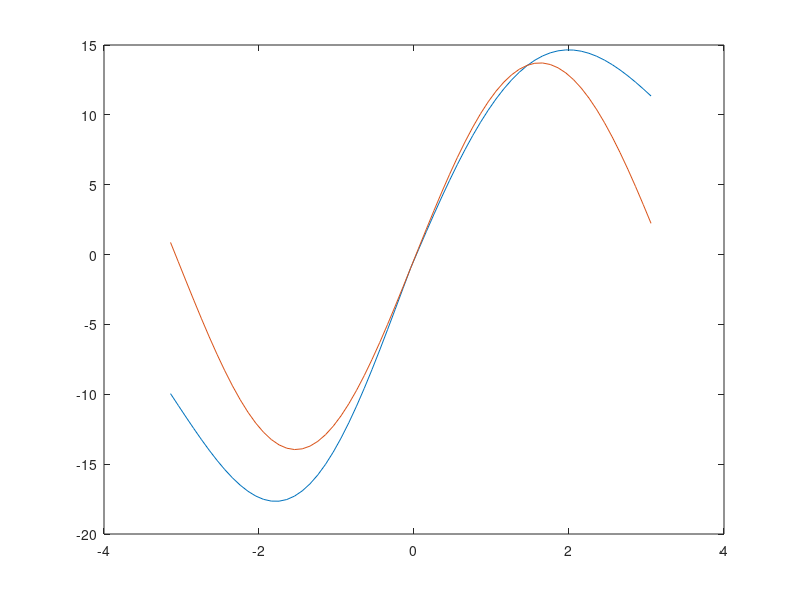

Write the MATLAB code that produced this figure.
range = [-pi pi];
x = range(1):0.1:range(2);
y1 = sin(x) + cos(2. * x);
y2 = exp(-x.^2 / 4);
w = conv(y1, y2, 'same');
plot(x, w)

hold on;
i = 1:1:1024;
f1 = fft(y1);
f2 = fft(y2);
f = f1.*f2;
w1 = ifft(f);
w2 = ifftshift(w1);
plot(x, w2)